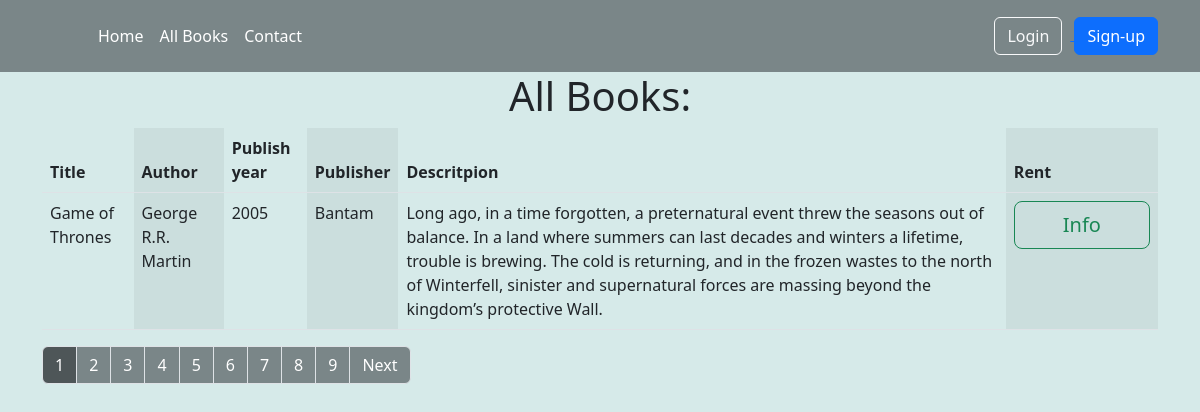
The app's page /book/all/1 with its own data.
### books/models.py (models this page shows, shortened)
class Book(models.Model):
    title = models.CharField(max_length=100)
    author = models.CharField(max_length=100)
    publish_year = models.CharField(max_length=30)
    publisher = models.CharField(max_length=100)
    descritpion = models.CharField(max_length=600)
    free = models.BooleanField(null=True, default='True')
    cover = models.ImageField(blank=True, null=True)

### books/views.py (the view)
# urls.py: path('book/', include('books.urls')),
def books(request, page):
    book = Book.objects.all()
    paginator = Paginator(book, 1)
    page_obj = paginator.get_page(page)
    page_obj.adjusted_elided_pages = paginator.get_elided_page_range(
        page)
    return render(request, 'books/all.html', {'page_obj': page_obj})

### templates/books/all.html (shortened to what this page needs)
{%extends 'base.html'%}
{% block content %}
<div class="container">
  <div class="d-flex align-items-center justify-content-center ">
    <h1>All Books:</h1>
  </div>
  <table class="table table-striped-columns">
    <thead>
      <tr>
        <th scope="col">Title</th>
        <th scope="col">Author</th>
        <th scope="col">Publish year</th>
        <th scope="col">Publisher</th>
        <th scope="col">Descritpion</th>
        <th scope="col">Rent</th>
      </tr>
    </thead>
    <tbody>
      {% for book in page_obj %}
      <tr>
        <td>{{book.title}}</td>
        <td>{{book.author}}</td>
        <td>{{book.publish_year}}</td>
        <td>{{book.publisher}}</td>
        <td>{{book.descritpion}}</td>
        <td><a href="{% url 'book-info' book.id %}"><button class="btn btn-outline-success btn-lg px-5" type="submit"
              name="rent">Info</button></a></td>
      </tr>
      {% endfor %}
    </tbody>
  </table>
  <nav aria-label="navigation">
    <ul class="pagination">
      {% for page_number in page_obj.adjusted_elided_pages %}
      {% if page_number == page_obj.paginator.ELLIPSIS %}
      <li class="page-item  text-bg-dark bg-opacity-50" aria-current="page">
        {{page_number}}
      </li>
      {% else %}
      <li class="page-item" aria-current="page">
        <a href="{{page_number}}{% if query != none %}?q={{ query }} {% endif %}"
          class="page-link {% if page_number == page_obj.number %} text-bg-dark bg-opacity-75  {% else %}  text-bg-dark bg-opacity-50  {% endif %}  ">
          {{page_number}}
        </a>
      </li>
      {% endif %}
      {% endfor %}
      {% if page_obj.has_next %}
      <li class="page-item"><a class="page-link text-bg-dark bg-opacity-50"
          href="{{ page_obj.next_page_number }}{% if query != none %}?q={{ query }} {% endif %}">Next</a>
      </li>
      {% endif %}
    </ul>
  </nav>
</div>
{% endblock content %}

### records on screen
Book: title "Game of Thrones", author "George R.R. Martin", publish_year "2005", publisher "Bantam", descritpion "Long ago, in a time forgotten, a preternatural event threw the seasons out of balance. In a land where summers can last decades and winters a lifetime, trouble is brewing. The cold is returning, and in the frozen wastes to the north of Winterfell, sinister and supernatural forces are massing beyond the kingdom’s protective Wall."

### other values on screen
{{ page_number }} "1" "2" "3" "4" "5" "6" "7" "8" "9"
